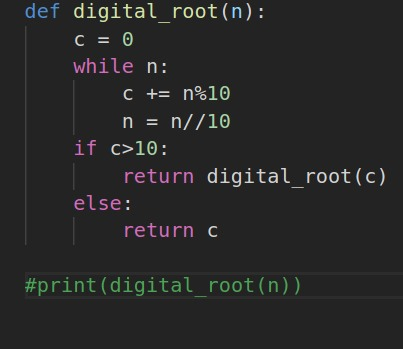
#> input picture temp_image.jpg, 403 x 349 px
$ python -i backend.py   (imports and definitions only)
#> lines starting #> are read from the running program, lines starting #| are printed output that depends on the picture; after the words box and inside, x2 and y2 are one past the last pixel; in counts of white or black regions, pixels touching at a corner belong together
import cv2
import pytesseract


class OCRProcessor:
    def __init__(self):
        # Your OCR initialization code here
        pass

    def perform_ocr(self,img_path):
#> called with img_path = 'temp_image.jpg'
        pytesseract.pytesseract.tesseract_cmd = r'C:\Program Files\Tesseract-OCR\tesseract.exe'
        img = cv2.imread(img_path)
#> img is the input picture: shape (349, 403, 3); mean B, G, R 39.5, 39.8, 39.6
        # Read image from which text needs to be extracted
        gray = cv2.cvtColor(img, cv2.COLOR_BGR2GRAY)
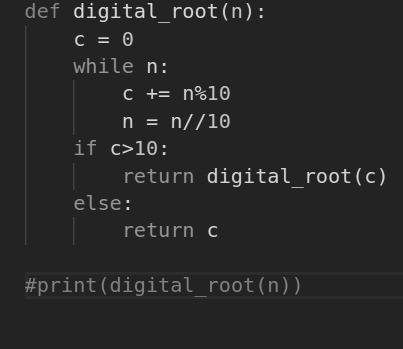
#> gray: shape (349, 403); min 22, max 225, mean 39.7
        # Convert the image to gray scale

        # Denoise the image using Gaussian blur
        gray = cv2.GaussianBlur(gray, (5, 5), 0)
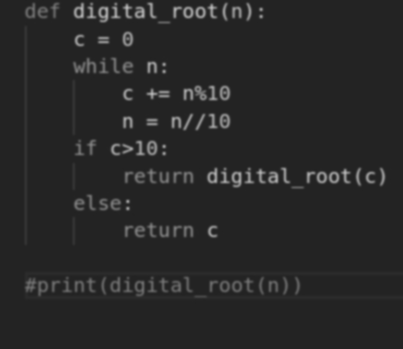
#> gray: shape (349, 403); min 34, max 178, mean 39.7

        # Performing adaptive thresholding for better binarization
        thresh = cv2.adaptiveThreshold(gray, 255, cv2.ADAPTIVE_THRESH_GAUSSIAN_C, cv2.THRESH_BINARY, 11, 2)
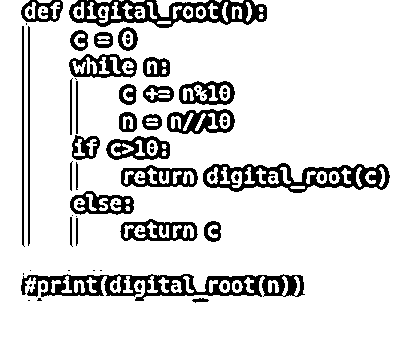
#> thresh: shape (349, 403); 86% white; 75 black regions (31 under 20 px)

        # Specify structure shape and kernel size for morphological operations
        rect_kernel = cv2.getStructuringElement(cv2.MORPH_RECT, (18, 18))

        # Applying dilation on the threshold image
        dilation = cv2.dilate(thresh, rect_kernel, iterations=1)
#> dilation: shape (349, 403); every value is 255

        # Finding contours
        contours, hierarchy = cv2.findContours(dilation, cv2.RETR_EXTERNAL, cv2.CHAIN_APPROX_NONE)
#> contours = 1 contour; box (x1, y1, x2, y2) and area: (0, 0, 403, 349) 139896

        # Creating a copy of the image
        im2 = img.copy()

        # A text file is created and flushed
        file = open("recognized.txt", "w+")
        file.write("")
        file.close()

        # Looping through the identified contours
        # Then rectangular part is cropped and passed on
        # to pytesseract for extracting text from it
        # Extracted text is then written into the text file
        for cnt in contours:
            x, y, w, h = cv2.boundingRect(cnt)

            # Drawing a rectangle on the copied image
            rect = cv2.rectangle(im2, (x, y), (x + w, y + h), (0, 255, 0), 2)

            # Cropping the text block for giving input to OCR
            cropped = im2[y:y + h, x:x + w]

            # Open the file in append mode
            file = open("recognized.txt", "a")

            # Apply OCR on the cropped image
            text = pytesseract.image_to_string(cropped)

            # Appending the text into the file
            file.write(text)
            file.write("\n")

            # Close the file
            file.close()
#> this loop made 1 pass

        # Output a message when processing is complete
        print("Text extraction complete. The extracted text is saved in 'recognized.txt'")
        return text

#> (the run stopped early here; a loop or call above may not have finished)

$ run again, on imj.png
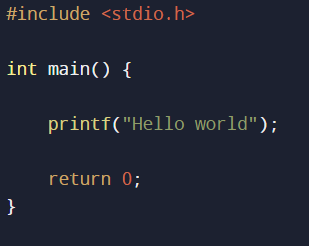
#> input picture imj.png, 309 x 246 px
#> in perform_ocr, img is the input picture: shape (246, 309, 3); mean B, G, R 50.1, 36.8, 32.7
#> in perform_ocr, `thresh = cv2.adaptiveThreshold(gray, 255, cv2.ADAPTIVE_THRESH_GAUSSIAN..`:
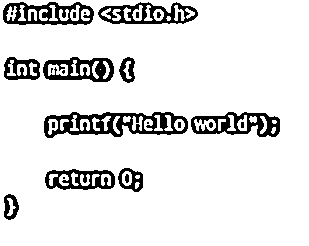
#> thresh: shape (246, 309); 89.1% white; 24 black regions (11 under 20 px)
#> dilation: shape (246, 309); every value is 255
#> contours = 1 contour; box (x1, y1, x2, y2) and area: (0, 0, 309, 246) 75460
#> the loop in perform_ocr, `for cnt in contours:` made 1 pass
#> pass 1, in perform_ocr, `rect = cv2.rectangle(im2, (x, y), (x + w, y + h), (0, 255, 0), 2)`:
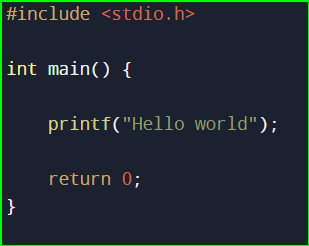
#> rect: shape (246, 309, 3); mean B, G, R 49.1, 41.6, 32.1
